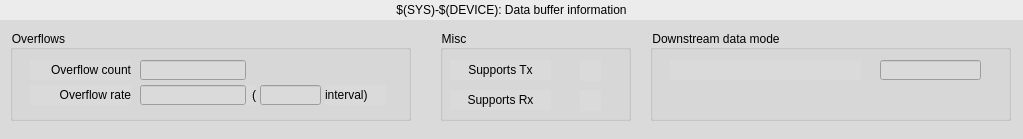
<?xml version="1.0" encoding="UTF-8"?>
<ui version="4.0">
 <class>MainWindow</class>
 <widget class="QMainWindow" name="MainWindow">
  <property name="geometry">
   <rect>
    <x>0</x>
    <y>0</y>
    <width>1023</width>
    <height>139</height>
   </rect>
  </property>
  <property name="windowTitle">
   <string>MainWindow</string>
  </property>
  <property name="styleSheet">
   <string notr="true">background-color: rgb(218, 218, 218);</string>
  </property>
  <widget class="QWidget" name="centralwidget">
   <widget class="QGroupBox" name="groupBox_2">
    <property name="geometry">
     <rect>
      <x>10</x>
      <y>30</y>
      <width>401</width>
      <height>91</height>
     </rect>
    </property>
    <property name="title">
     <string>Overflows</string>
    </property>
    <widget class="caLineEdit" name="calineedit_7">
     <property name="geometry">
      <rect>
       <x>130</x>
       <y>30</y>
       <width>106</width>
       <height>20</height>
      </rect>
     </property>
     <property name="channel" stdset="0">
      <string notr="true">$(SYS)-$(DEVICE):DBuf-Sum-Oflw-I</string>
     </property>
    </widget>
    <widget class="caLineEdit" name="calineedit_11">
     <property name="geometry">
      <rect>
       <x>130</x>
       <y>55</y>
       <width>106</width>
       <height>20</height>
      </rect>
     </property>
     <property name="channel" stdset="0">
      <string notr="true">$(SYS)-$(DEVICE):DBuf-Sum-Oflw-Rate-I</string>
     </property>
     <property name="colorMode">
      <enum>caLineEdit::Alarm_Default</enum>
     </property>
     <property name="alarmHandling">
      <enum>caLineEdit::onBackground</enum>
     </property>
    </widget>
    <widget class="QLabel" name="label_16">
     <property name="geometry">
      <rect>
       <x>20</x>
       <y>30</y>
       <width>101</width>
       <height>20</height>
      </rect>
     </property>
     <property name="text">
      <string>Overflow count</string>
     </property>
     <property name="alignment">
      <set>Qt::AlignRight|Qt::AlignTrailing|Qt::AlignVCenter</set>
     </property>
    </widget>
    <widget class="QLabel" name="label_20">
     <property name="geometry">
      <rect>
       <x>315</x>
       <y>55</y>
       <width>61</width>
       <height>20</height>
      </rect>
     </property>
     <property name="text">
      <string>interval)</string>
     </property>
     <property name="alignment">
      <set>Qt::AlignLeading|Qt::AlignLeft|Qt::AlignVCenter</set>
     </property>
    </widget>
    <widget class="QLabel" name="label_17">
     <property name="geometry">
      <rect>
       <x>20</x>
       <y>55</y>
       <width>101</width>
       <height>20</height>
      </rect>
     </property>
     <property name="text">
      <string>Overflow rate</string>
     </property>
     <property name="alignment">
      <set>Qt::AlignRight|Qt::AlignTrailing|Qt::AlignVCenter</set>
     </property>
    </widget>
    <widget class="caLineEdit" name="calineedit_10">
     <property name="geometry">
      <rect>
       <x>250</x>
       <y>55</y>
       <width>61</width>
       <height>20</height>
      </rect>
     </property>
     <property name="channel" stdset="0">
      <string notr="true">$(SYS)-$(DEVICE):DBuf-Sum-Oflw-Rate-I.SCAN</string>
     </property>
    </widget>
    <widget class="QLabel" name="label_21">
     <property name="geometry">
      <rect>
       <x>226</x>
       <y>55</y>
       <width>20</width>
       <height>20</height>
      </rect>
     </property>
     <property name="text">
      <string>(</string>
     </property>
     <property name="alignment">
      <set>Qt::AlignRight|Qt::AlignTrailing|Qt::AlignVCenter</set>
     </property>
    </widget>
    <widget class="caLineEdit" name="calineedit_9">
     <property name="geometry">
      <rect>
       <x>520</x>
       <y>30</y>
       <width>106</width>
       <height>20</height>
      </rect>
     </property>
     <property name="channel" stdset="0">
      <string notr="true">$(SYS)-$(DEVICE):DBuf-Sum-Cs-I</string>
     </property>
    </widget>
    <zorder>label_21</zorder>
    <zorder>calineedit_7</zorder>
    <zorder>calineedit_11</zorder>
    <zorder>label_16</zorder>
    <zorder>label_20</zorder>
    <zorder>label_17</zorder>
    <zorder>calineedit_10</zorder>
    <zorder>calineedit_9</zorder>
   </widget>
   <widget class="caLabel" name="calabel">
    <property name="geometry">
     <rect>
      <x>0</x>
      <y>0</y>
      <width>1023</width>
      <height>20</height>
     </rect>
    </property>
    <property name="styleSheet">
     <string notr="true">background-color: rgb(236, 236, 236, 255);</string>
    </property>
    <property name="text">
     <string>$(SYS)-$(DEVICE): Data buffer information</string>
    </property>
    <property name="alignment">
     <set>Qt::AlignCenter</set>
    </property>
   </widget>
   <widget class="QGroupBox" name="groupBox_5">
    <property name="geometry">
     <rect>
      <x>440</x>
      <y>30</y>
      <width>191</width>
      <height>91</height>
     </rect>
    </property>
    <property name="title">
     <string>Misc</string>
    </property>
    <widget class="caLed" name="caled_3">
     <property name="geometry">
      <rect>
       <x>140</x>
       <y>60</y>
       <width>21</width>
       <height>21</height>
      </rect>
     </property>
     <property name="channel" stdset="0">
      <string notr="true">$(SYS)-$(DEVICE):DBuf-SupportsRx-I</string>
     </property>
     <property name="falseColor">
      <color>
       <red>160</red>
       <green>160</green>
       <blue>164</blue>
      </color>
     </property>
     <property name="trueColor">
      <color>
       <red>0</red>
       <green>205</green>
       <blue>0</blue>
      </color>
     </property>
     <property name="undefinedColor">
      <color>
       <red>255</red>
       <green>255</green>
       <blue>255</blue>
      </color>
     </property>
    </widget>
    <widget class="caLed" name="caled_2">
     <property name="geometry">
      <rect>
       <x>140</x>
       <y>30</y>
       <width>21</width>
       <height>21</height>
      </rect>
     </property>
     <property name="channel" stdset="0">
      <string notr="true">$(SYS)-$(DEVICE):DBuf-SupportsTx-I</string>
     </property>
     <property name="falseColor">
      <color>
       <red>160</red>
       <green>160</green>
       <blue>164</blue>
      </color>
     </property>
     <property name="trueColor">
      <color>
       <red>0</red>
       <green>205</green>
       <blue>0</blue>
      </color>
     </property>
     <property name="undefinedColor">
      <color>
       <red>255</red>
       <green>255</green>
       <blue>255</blue>
      </color>
     </property>
    </widget>
    <widget class="QLabel" name="label_14">
     <property name="geometry">
      <rect>
       <x>10</x>
       <y>30</y>
       <width>101</width>
       <height>20</height>
      </rect>
     </property>
     <property name="text">
      <string>Supports Tx</string>
     </property>
     <property name="alignment">
      <set>Qt::AlignCenter</set>
     </property>
    </widget>
    <widget class="QLabel" name="label_15">
     <property name="geometry">
      <rect>
       <x>10</x>
       <y>60</y>
       <width>101</width>
       <height>20</height>
      </rect>
     </property>
     <property name="text">
      <string>Supports Rx</string>
     </property>
     <property name="alignment">
      <set>Qt::AlignCenter</set>
     </property>
    </widget>
   </widget>
   <widget class="QGroupBox" name="groupBox">
    <property name="geometry">
     <rect>
      <x>650</x>
      <y>30</y>
      <width>361</width>
      <height>91</height>
     </rect>
    </property>
    <property name="title">
     <string>Downstream data mode</string>
    </property>
    <widget class="caLineEdit" name="calineedit_8">
     <property name="geometry">
      <rect>
       <x>230</x>
       <y>30</y>
       <width>101</width>
       <height>20</height>
      </rect>
     </property>
     <property name="alignment">
      <set>Qt::AlignLeading|Qt::AlignLeft|Qt::AlignVCenter</set>
     </property>
     <property name="channel" stdset="0">
      <string notr="true">$(SYS)-$(DEVICE):DBuf-Mode-RB</string>
     </property>
    </widget>
    <widget class="caChoice" name="cachoice">
     <property name="geometry">
      <rect>
       <x>20</x>
       <y>30</y>
       <width>191</width>
       <height>20</height>
      </rect>
     </property>
     <property name="channel" stdset="0">
      <string notr="true">$(SYS)-$(DEVICE):DBuf-Mode-Sel</string>
     </property>
     <property name="foreground">
      <color>
       <red>0</red>
       <green>0</green>
       <blue>0</blue>
      </color>
     </property>
     <property name="background">
      <color>
       <red>212</red>
       <green>219</green>
       <blue>157</blue>
      </color>
     </property>
     <property name="bordercolor">
      <color>
       <red>0</red>
       <green>0</green>
       <blue>0</blue>
      </color>
     </property>
     <property name="colorMode">
      <enum>caChoice::Static</enum>
     </property>
     <property name="stackingMode" stdset="0">
      <enum>caChoice::Column</enum>
     </property>
     <property name="endBit">
      <number>1</number>
     </property>
    </widget>
   </widget>
  </widget>
 </widget>
 <customwidgets>
  <customwidget>
   <class>caChoice</class>
   <extends>QWidget</extends>
   <header>caChoice</header>
  </customwidget>
  <customwidget>
   <class>caLabel</class>
   <extends>QLabel</extends>
   <header>caLabel</header>
  </customwidget>
  <customwidget>
   <class>caLed</class>
   <extends>QWidget</extends>
   <header>caLed</header>
  </customwidget>
  <customwidget>
   <class>caLineEdit</class>
   <extends>QLineEdit</extends>
   <header>caLineEdit</header>
  </customwidget>
 </customwidgets>
 <resources/>
 <connections/>
</ui>
